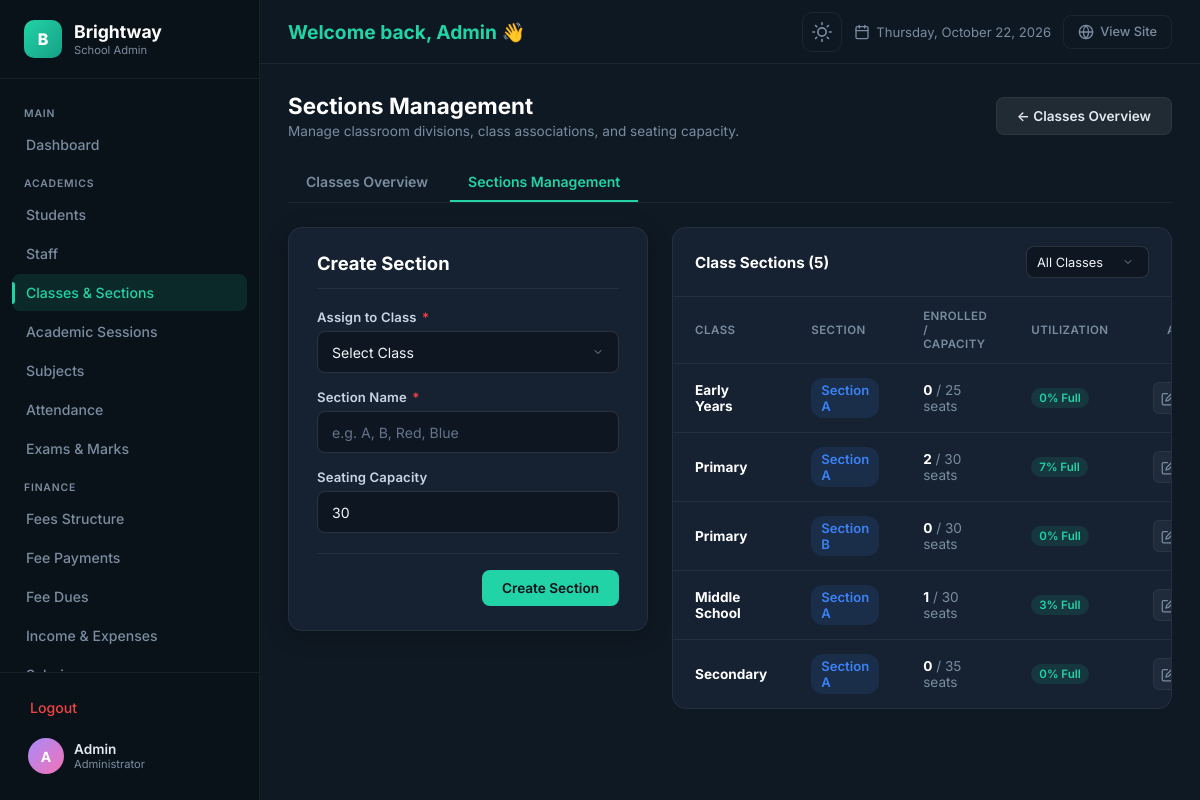
The page /admin/sections.php (signed in) on the database its author committed.
### tables this page shows
CREATE TABLE `sections` (
  `id` INT AUTO_INCREMENT PRIMARY KEY,
  `class_id` INT NOT NULL,
  `section_name` VARCHAR(20) NOT NULL,
  `capacity` INT NOT NULL DEFAULT 30,
  `created_at` DATETIME NOT NULL DEFAULT CURRENT_TIMESTAMP,
  UNIQUE KEY `uq_class_section` (`class_id`, `section_name`),
  CONSTRAINT `fk_sections_class` FOREIGN KEY (`class_id`) REFERENCES `classes` (`id`) ON DELETE CASCADE
);

CREATE TABLE `classes` (
  `id` INT AUTO_INCREMENT PRIMARY KEY,
  `class_name` VARCHAR(50) NOT NULL UNIQUE,
  `numeric_grade` INT NOT NULL,
  `created_at` DATETIME NOT NULL DEFAULT CURRENT_TIMESTAMP
);

### admin/sections.php (the view, shortened to what this page needs)
<?php
require_once __DIR__ . '/auth.php';
$filter_class_id = isset($_GET['class_id']) ? (int)$_GET['class_id'] : 0;
$edit_section = null;
$where_sql = $filter_class_id > 0 ? "WHERE s.class_id = $filter_class_id" : "";
$sections_list = [];
$res = mysqli_query($conn, "SELECT s.*,
    c.class_name, c.numeric_grade,
    COUNT(st.id) AS enrolled_count
    FROM sections s
    JOIN classes c ON s.class_id = c.id
    LEFT JOIN students st ON s.id = st.section_id
    $where_sql
    GROUP BY s.id
    ORDER BY c.numeric_grade ASC, c.class_name ASC, s.section_name ASC");
while ($r = mysqli_fetch_assoc($res)) {
    $sections_list[] = $r;
}
include __DIR__ . '/header.php';
?>
<div class="page-header">
    <div class="page-header__left">
        <h1 class="page-header__title">Sections Management</h1>
        <p class="page-header__desc">Manage classroom divisions, class associations, and seating capacity.</p>
    </div>
    <div class="page-header__actions">
        <a href="classes.php" class="btn-admin btn-admin--secondary">← Classes Overview</a>
    </div>
</div>
<div class="nav-tabs">
    <a href="classes.php" class="nav-tab">Classes Overview</a>
    <a href="sections.php" class="nav-tab nav-tab--active">Sections Management</a>
</div>
<div class="dash-grid" style="grid-template-columns: 360px 1fr; align-items: start;">
    <div class="form-card animate-in">
        <div class="form-card__header">
            <h2 class="form-card__title"><?php echo $edit_section ? 'Edit Section' : 'Create Section'; ?></h2>
        </div>
        <form method="POST" action="sections.php">
            <div class="form-group" style="margin-bottom:16px;">
                <label class="form-label" for="class_id">Assign to Class <span class="required">*</span></label>
                <select id="class_id" name="class_id" class="form-control" required>
                    <option value="">Select Class</option>
                </select>
            </div>
            <div class="form-group" style="margin-bottom:16px;">
                <label class="form-label" for="section_name">Section Name <span class="required">*</span></label>
                <input type="text" id="section_name" name="section_name" class="form-control"
                       value="<?php echo htmlspecialchars($edit_section['section_name'] ?? ($_POST['section_name'] ?? '')); ?>"
                       placeholder="e.g. A, B, Red, Blue" maxlength="20" required>
            </div>
            <div class="form-group" style="margin-bottom:20px;">
                <label class="form-label" for="capacity">Seating Capacity</label>
                <input type="number" id="capacity" name="capacity" class="form-control"
                       value="<?php echo htmlspecialchars((string)($edit_section['capacity'] ?? ($_POST['capacity'] ?? 30))); ?>"
                       min="1" max="100" required>
            </div>
            <div class="form-actions" style="margin-top:0;padding-top:16px;">
                <button type="submit" class="btn-admin btn-admin--primary">
                    <?php echo $edit_section ? 'Update Section' : 'Create Section'; ?>
                </button>
            </div>
        </form>
    </div>
    <div class="panel animate-in">
        <div class="panel__header" style="flex-wrap:wrap;gap:12px;">
            <h3 class="panel__title">Class Sections (<?php echo count($sections_list); ?>)</h3>
            <form method="GET" action="sections.php" style="display:flex;align-items:center;gap:8px;">
                <select name="class_id" class="form-control" style="height:32px;padding:0 24px 0 10px;font-size:0.8rem;" onchange="this.form.submit()">
                    <option value="">All Classes</option>
                </select>
            </form>
        </div>
        <?php if (!empty($sections_list)): ?>
            <div class="table-responsive">
                <table class="recent-table">
                    <thead>
                        <tr>
                            <th>Class</th>
                            <th>Section</th>
                            <th>Enrolled / Capacity</th>
                            <th>Utilization</th>
                            <th style="text-align:right;">Actions</th>
                        </tr>
                    </thead>
                    <tbody>
                        <?php foreach ($sections_list as $sec):
                            $utilization = round(($sec['enrolled_count'] / max(1, $sec['capacity'])) * 100);
                            $util_badge = $utilization >= 100 ? 'badge--danger' : ($utilization >= 80 ? 'badge--warning' : 'badge--active');
                        ?>
                        <tr>
                            <td>
                                <strong style="color:var(--admin-heading);"><?php echo htmlspecialchars($sec['class_name']); ?></strong>
                            </td>
                            <td>
                                <span class="badge badge--info" style="font-size:0.82rem;padding:4px 10px;">
                                    Section <?php echo htmlspecialchars($sec['section_name']); ?>
                                </span>
                            </td>
                            <td>
                                <strong style="color:var(--admin-heading);"><?php echo $sec['enrolled_count']; ?></strong>
                                <span style="color:var(--admin-text-muted);">/ <?php echo $sec['capacity']; ?> seats</span>
                            </td>
                            <td>
                                <span class="badge <?php echo $util_badge; ?>">
                                    <?php echo $utilization; ?>% full
                                </span>
                            </td>
                            <td style="text-align:right;">
                                <div class="table-actions" style="justify-content:flex-end;">
                                    <a href="sections.php?action=edit&id=<?php echo $sec['id']; ?>" class="action-btn action-btn--edit" title="Edit Section">
                                        <svg width="15" height="15" viewBox="0 0 24 24" fill="none" stroke="currentColor" stroke-width="2"><path d="M11 4H4a2 2 0 0 0-2 2v14a2 2 0 0 0 2 2h14a2 2 0 0 0 2-2v-7"/><path d="M18.5 2.5a2.121 2.121 0 0 1 3 3L12 15l-4 1 1-4 9.5-9.5z"/></svg>
                                    </a>
                                </div>
                            </td>
                        </tr>
                        <?php endforeach; ?>
                    </tbody>
                </table>
            </div>
        <?php else: ?>
            <div class="empty-state">
                <p>No sections found for the selected criteria.</p>
            </div>
        <?php endif; ?>
    </div>
</div>
<?php include __DIR__ . '/footer.php'; ?>

### rows shown on the page
sections: class.class_name "Early Years", section_name "A", enrolled_count "0", capacity "25", utilization "0"
sections: class.class_name "Primary", section_name "A", enrolled_count "2", capacity "30", utilization "7"
sections: class.class_name "Primary", section_name "B", enrolled_count "0", capacity "30", utilization "0"
sections: class.class_name "Middle School", section_name "A", enrolled_count "1", capacity "30", utilization "3"
sections: class.class_name "Secondary", section_name "A", enrolled_count "0", capacity "35", utilization "0"

### other values the page prints
$admin_initial "A"
$admin_name "Admin"
count($sections_list) "5"
